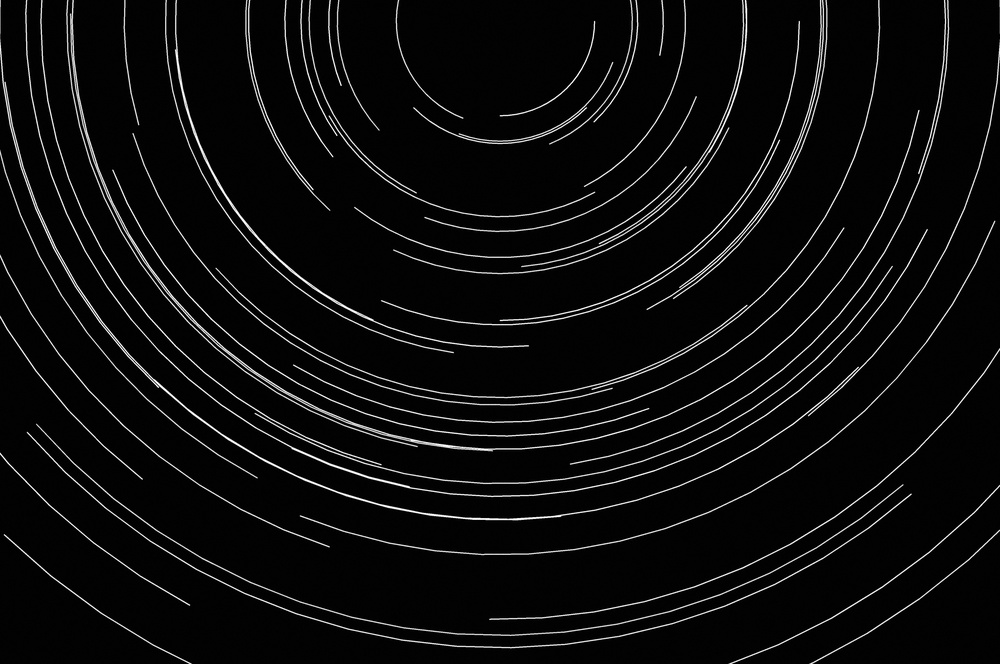
#> input picture Zenith_star_trails.jpg, 1000 x 664 px, shrunk from 4288 x 2848 before the run
$ jupyter execute Zenith_star_trails.ipynb   (older library calls are emulated)
#> lines starting #> are read from the running program, lines starting #| are printed output that depends on the picture; after the words box and inside, x2 and y2 are one past the last pixel; in counts of white or black regions, pixels touching at a corner belong together
## Latitude estimation from star trails (Zenith)

[cell 1]
import cv2
import numpy as np
import matplotlib.pyplot as plt
import math
from scipy.optimize import least_squares


# -----------------------------------------------------------------------
# settings
# -----------------------------------------------------------------------

IMAGE_PATH      = "Zenith_star_trails.jpg"

# Nikon D90 + 10mm lens (matches the generator)
FOCAL_LENGTH_MM = 10
PIXEL_SIZE_UM   = 5.50           # Nikon D90
HEMISPHERE      = 'north'        # 'north' or 'south'

# Actual latitude for comparison
ACTUAL_LATITUDE = 48.0            # degrees

# -----------------------------------------------------------------------
# HOW IT WORKS
#
# Camera points straight up  =>  image centre pixel = zenith
#
# Star trails are always circles centred on the celestial pole,
# NOT the zenith. The pole sits at an angular distance of (90 - latitude)
# from the zenith.
#
# So:
#   1. Fit circles to all star trail arcs  (same as pole shot code)
#   2. Find the common centre of those circles  =>  pole pixel
#   3. Measure pixel distance from pole to image centre (= zenith)
#   4. Convert to degrees using plate scale
#   5. latitude = 90 - that angular distance
#
# No horizon needed. No catalogue needed. Pure geometry.
# -----------------------------------------------------------------------


class ZenithLatitudeFinder:

    def __init__(self, image_path, focal_length_mm, pixel_size_um, hemisphere):
#> called with image_path = 'Zenith_star_trails.jpg', focal_length_mm = 10, pixel_size_um = 5.5, hemisphere = 'north'
        self.img = cv2.imread(image_path)
#> self.img is the input picture: shape (664, 1000, 3); min 0, max 255, mean 12.7
        if self.img is None:
            raise ValueError(f"Could not open: {image_path}")

        self.gray = cv2.cvtColor(self.img, cv2.COLOR_BGR2GRAY)
        self.height, self.width = self.gray.shape
#> self.height = 664; self.width = 1000

        # image centre = zenith (assumes camera was level)
        self.zenith_x = self.width  / 2.0
#> self.zenith_x = 500
        self.zenith_y = self.height / 2.0
#> self.zenith_y = 332

        self.scale_arcsec = 206.265 * pixel_size_um / focal_length_mm
        self.scale_deg    = self.scale_arcsec / 3600.0
        self.hemisphere   = hemisphere.lower()

        # diagonal for reference
        self.diag = math.sqrt(self.width**2 + self.height**2)
#> self.diag = 1200.4

        print(f"Image:        {self.width} x {self.height} px")
#| Image:        1000 x 664 px
        print(f"Plate scale:  {self.scale_arcsec:.2f} arcsec/px")
        print(f"Zenith pixel: ({self.zenith_x:.0f}, {self.zenith_y:.0f})")
#| Zenith pixel: (500, 332)

    # --- image processing ----------------------------------------------

    def _enhance(self):
        clahe = cv2.createCLAHE(clipLimit=3.0, tileGridSize=(8, 8))
        eq = clahe.apply(self.gray)
        dn = cv2.bilateralFilter(eq, 9, 75, 75)
        bl = cv2.GaussianBlur(dn, (0, 0), 3)
        return cv2.addWeighted(dn, 1.5, bl, -0.5, 0)

    def _edges(self, enhanced):
        med = np.median(enhanced)
        canny = cv2.Canny(enhanced,
                          int(max(0,   0.5 * med)),
                          int(min(255, 1.5 * med)))
        sx = cv2.Sobel(enhanced, cv2.CV_64F, 1, 0, ksize=3)
        sy = cv2.Sobel(enhanced, cv2.CV_64F, 0, 1, ksize=3)
        mag = np.sqrt(sx**2 + sy**2)
        mag = np.uint8(255 * mag / (mag.max() + 1e-9))
        _, sobel = cv2.threshold(mag, 40, 255, cv2.THRESH_BINARY)
        combined = cv2.bitwise_or(canny, sobel)
        k = np.ones((3, 3), np.uint8)
        combined = cv2.morphologyEx(combined, cv2.MORPH_CLOSE, k)
        combined = cv2.morphologyEx(combined, cv2.MORPH_OPEN, k)
        return combined

    def _get_arcs(self, edges, min_length=150):
        """Extract arc contours - increased minimum length for better fits"""
        contours, _ = cv2.findContours(edges, cv2.RETR_EXTERNAL,
                                        cv2.CHAIN_APPROX_NONE)
        arcs = []
        for cnt in contours:
            length = cv2.arcLength(cnt, closed=False)
            if length >= min_length:
                arcs.append(cnt.reshape(-1, 2).astype(float))
        return arcs

    # --- circle fitting ------------------------------------------------

    def _fit_circle(self, pts):
        """Fit a circle to points using least squares"""
        x, y = pts[:, 0], pts[:, 1]
        A = np.column_stack([2*x, 2*y, np.ones(len(x))])
        b = x**2 + y**2
        try:
            res, _, rank, _ = np.linalg.lstsq(A, b, rcond=None)
        except np.linalg.LinAlgError:
            return None
        if rank < 3:
            return None
        cx, cy = res[0], res[1]
        r_sq = res[2] + cx**2 + cy**2
        if r_sq < 0:
            return None
        r = math.sqrt(r_sq)

        # Refine with nonlinear least squares
        def residuals(p):
            return np.sqrt((pts[:, 0] - p[0])**2 + (pts[:, 1] - p[1])**2) - p[2]
        try:
            refined = least_squares(residuals, [cx, cy, r], method='lm', max_nfev=500)
            cx, cy, r = refined.x
            r = abs(r)
        except Exception:
            pass

        return cx, cy, r

    def _find_circles(self, arcs):
        """Fit circles to arcs, filtering for large radii appropriate for distant pole"""

        min_expected_radius = 0.1 * self.diag

        circles = []

        for pts in arcs:
            if len(pts) < 20:
                continue

            step = max(1, len(pts) // 200)
            sample = pts[::step]
            if len(sample) < 10:
                continue

            fit = self._fit_circle(sample)
            if fit is None:
                continue
            cx, cy, r = fit

            if r < min_expected_radius:
                continue
            if r > 20 * self.diag:
                continue

            d = np.sqrt((sample[:, 0] - cx)**2 + (sample[:, 1] - cy)**2)
            residual_std = np.std(d - r)

            max_residual = 3 + 0.002 * r
            if residual_std > max_residual:
                continue

            arc_length = len(pts)
            weight = arc_length * math.sqrt(r / self.diag)
            circles.append((cx, cy, r, weight))

        return circles

    # --- pole finding with MAD outlier rejection ----------------------

    # [74 lines left out: functions _find_pole, _compute_latitude, not called in this run]

    # --- main ---------------------------------------------------------

    def run(self):
        print("\nStep 1: Enhancing image...")
        enhanced = self._enhance()
#> in _enhance, `bl = cv2.GaussianBlur(dn, (0, 0), 3)`:
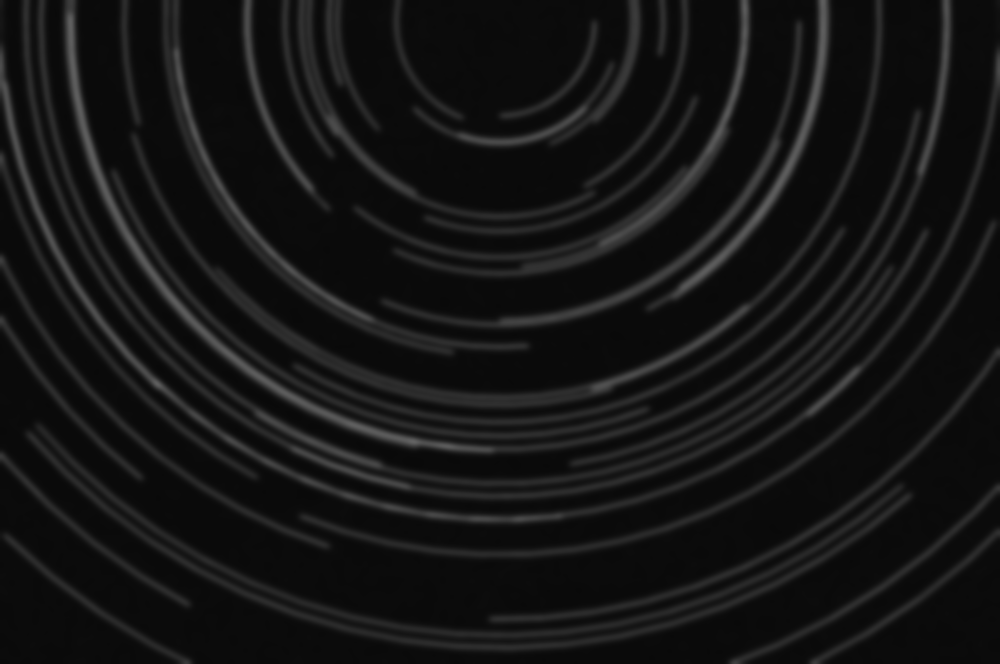
#> bl: shape (664, 1000); min 9, max 99, mean 20.3

        print("Step 2: Finding edges...")
        edges = self._edges(enhanced)
#> in _edges, `med = np.median(enhanced)`: med = 10
#> in _edges, `canny = cv2.Canny(enhanced, int(max(0,   0.5 * med)), int(min(255, 1.5..`:
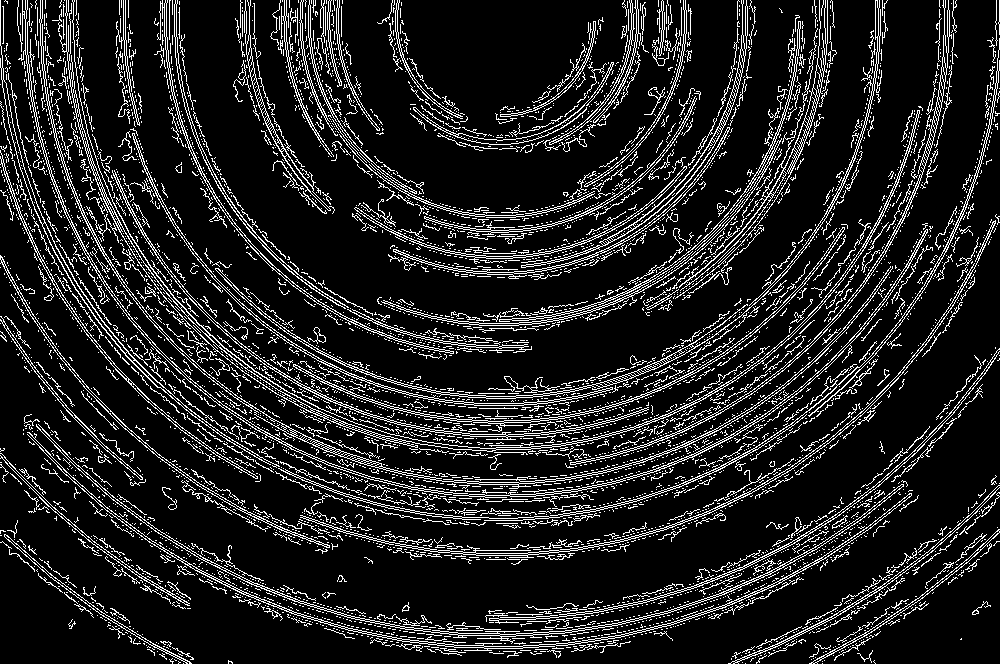
#> canny: shape (664, 1000); 13.4% white in thin lines or dots
#> in _edges, `sx = cv2.Sobel(enhanced, cv2.CV_64F, 1, 0, ksize=3)`:
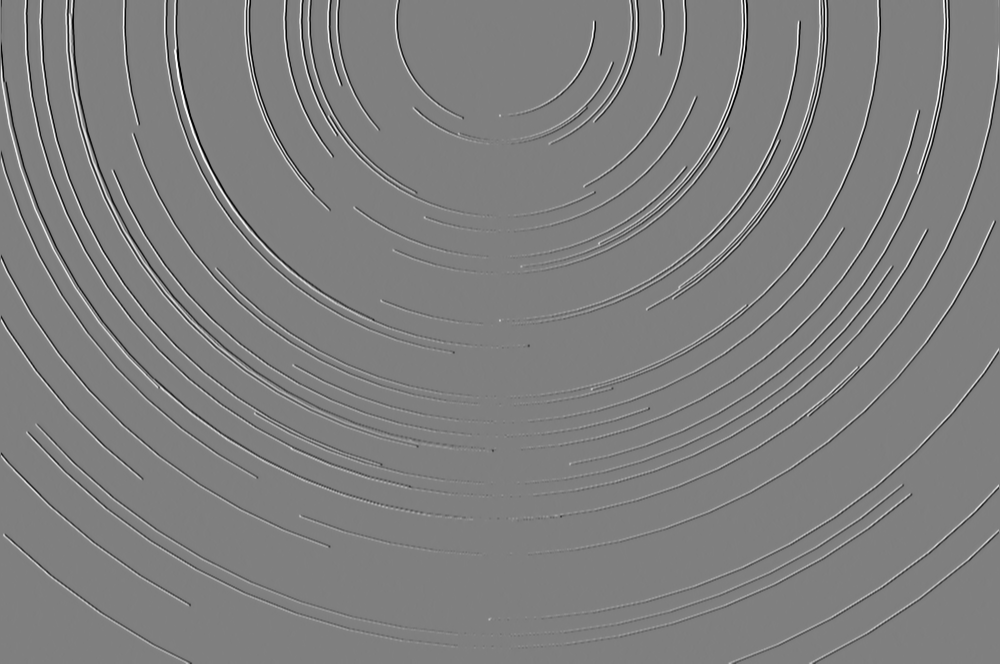
#> sx: shape (664, 1000) float64; min -1020, max 1020, mean 0; drawn with min black and max white
#> in _edges, `sy = cv2.Sobel(enhanced, cv2.CV_64F, 0, 1, ksize=3)`:
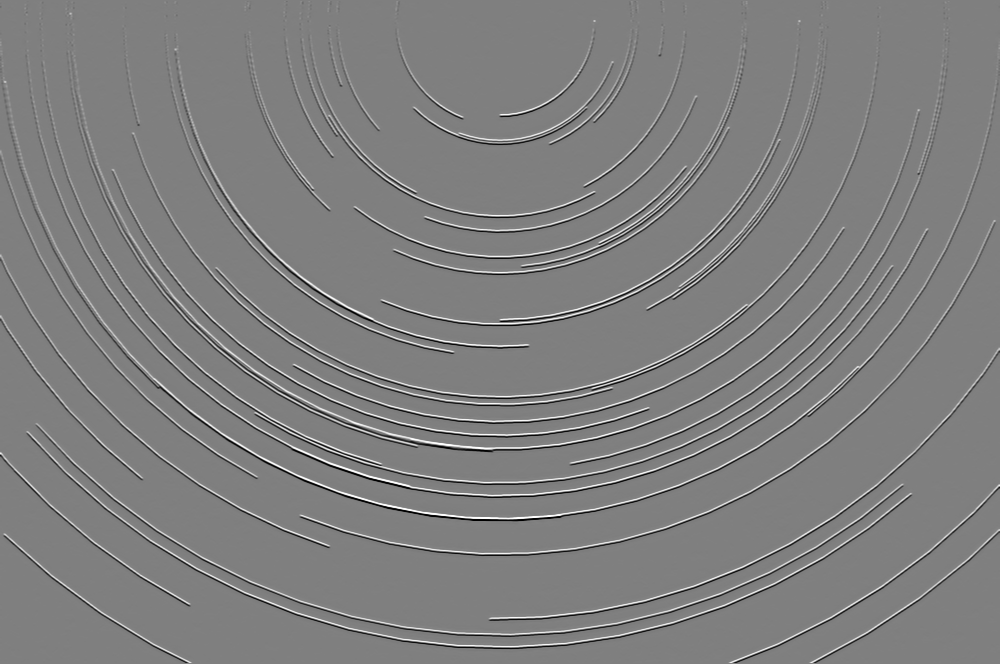
#> sy: shape (664, 1000) float64; min -1020, max 1020, mean -0.1; drawn with min black and max white
#> in _edges, `mag = np.sqrt(sx**2 + sy**2)`:
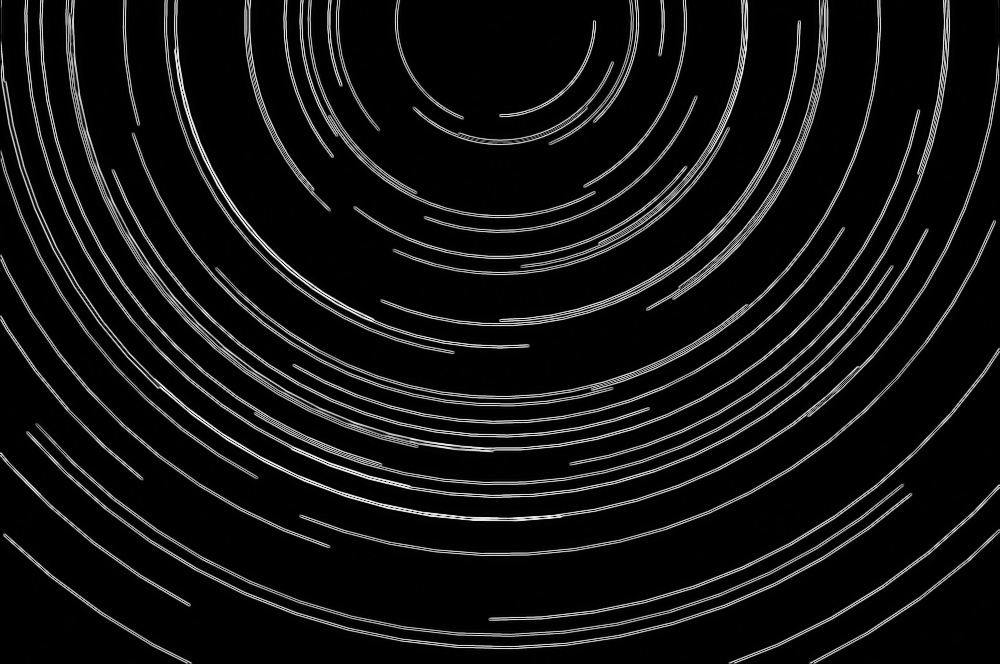
#> mag: shape (664, 1000) float64; min 0, max 1132.3, mean 83; drawn with min black and max white
#> in _edges, `_, sobel = cv2.threshold(mag, 40, 255, cv2.THRESH_BINARY)`:
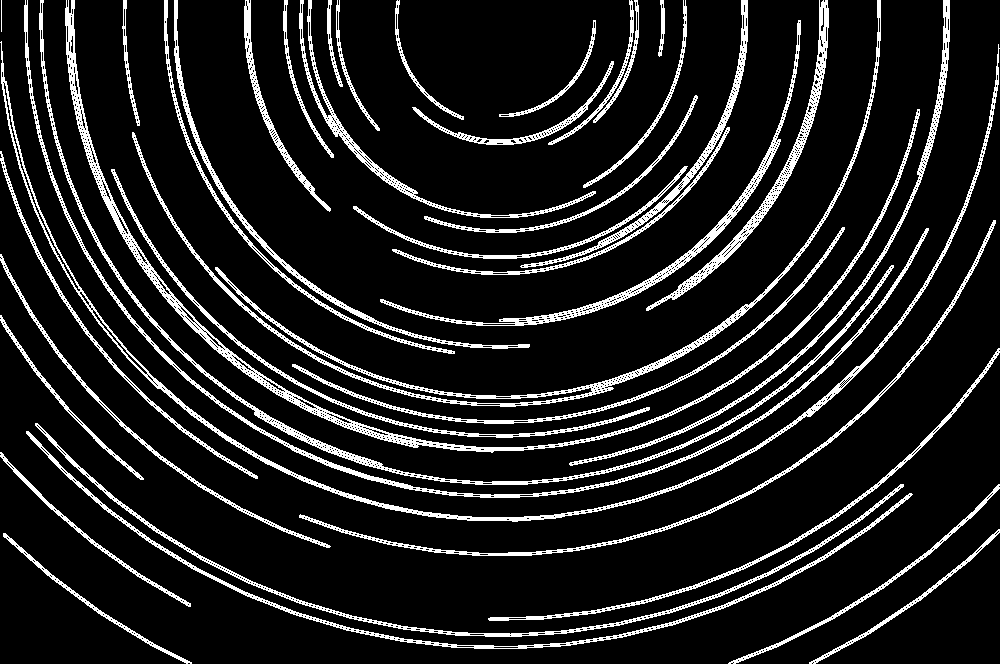
#> sobel: shape (664, 1000); 12.2% white in thin lines or dots
#> in _edges, `combined = cv2.bitwise_or(canny, sobel)`: combined: shape (664, 1000); 19% white in thin lines or dots
#> in _edges, `combined = cv2.morphologyEx(combined, cv2.MORPH_CLOSE, k)`: combined: shape (664, 1000); 28.7% white; 70 white regions (30 under 20 px), largest, box (x1, y1, x2, y2) and area: (0, 0, 1000, 565) 95357, (270, 0, 757, 280) 24776, (23, 347, 1000, 658) 22368
#> in _edges, `combined = cv2.morphologyEx(combined, cv2.MORPH_OPEN, k)`:
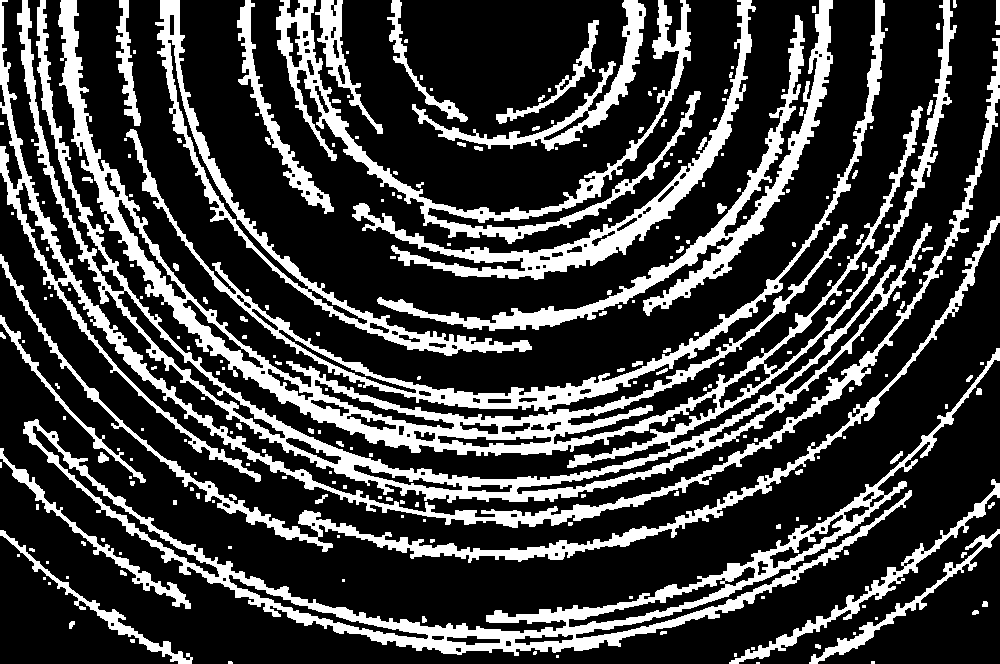
#> combined: shape (664, 1000); 25.5% white; 246 white regions (156 under 20 px)

        print("Step 3: Extracting arcs...")
        arcs = self._get_arcs(edges)
#> in _get_arcs, `contours, _ = cv2.findContours(edges, cv2.RETR_EXTERNAL, cv2.CHAIN_APP..`: contours = 243 contours, 191 with area under 20; largest, box (x1, y1, x2, y2) and area: (17, 0, 957, 503) 52696, (23, 348, 1000, 656) 24212, (0, 0, 1000, 528) 14155, (377, 0, 833, 331) 10866, (126, 0, 885, 411) 10300
#> the loop in _get_arcs, `for cnt in contours:` made 243 passes
#> length on passes 1 to 3: 7, 9, 10.41
#> after the loop in _get_arcs, `for cnt in contours:`: arcs = 20 point arrays, longest 9983 points
#> arcs = 20 point arrays, longest 9983 points
        print(f"  {len(arcs)} arcs found")
#|   20 arcs found

        if len(arcs) < 3:
            print("Too few arcs. Try a longer exposure or darker sky.")
            return

        print("Step 4: Fitting circles to arcs...")
        circles = self._find_circles(arcs)
#> the loop in _find_circles, `for pts in arcs:` made 20 passes
#> (step, res in _fit_circle, r_sq in _fit_circle, fit, residual_std) on passes 1, 2, 3, 4, 5, 7, 9: (3, [230.7, 406.8, -156738.5], 62009.6, (411.8, 140, 566.3), 4.29), (3, [800.8, 449.3, -804087.3], 39091.7, (584.7, 143.2, 564.7), 4.87), (5, [663.9, 268.1, -360852.5], 151846.4, (494.4, 13.04, 691.3), 5.14), (3, [248.8, 339.6, -108944], 68288.1, (482.8, 46.83, 629.9), 4.44), (19, [492.8, 58.1, 93994], 340231.6, (491.3, 38.3, 600.5), 13.18), (16, [485.7, 3.87, 70511.4], 306451, (485.6, 1.61, 555.4), 6.34), (13, [497.4, 18.73, -102188.7], 145605.9, (497.3, 17.78, 382.2), 5.71)
#> (step, res in _fit_circle, r_sq in _fit_circle, fit) on passes 8, 13: (2, [508.4, 30.97, -252593.8], 6802.4, (494, 16.06, 100.6)), (1, [479.4, 30.11, -223580.7], 7176.7, (496.2, 20.21, 101.8))
#> after the loop in _find_circles, `for pts in arcs:`: circles = [(485.1, 35.09, 560, 305.3)]
#> circles = [(485.1, 35.09, 560, 305.3)]
        print(f"  {len(circles)} good circle fits")
#|   1 good circle fits

        if len(circles) < 3:
            print("Too few valid fits. Image may be too noisy or trails too short.")
            return

        print("Step 5: Finding pole pixel...")
        pole = self._find_pole(circles)
        if pole is None:
            print("Could not locate pole.")
            return

        pole_x, pole_y, pole_err = pole
        print(f"  Pole at ({pole_x:.1f}, {pole_y:.1f}) px  +/-{pole_err:.1f} px")

        print("Step 6: Computing latitude...")
        latitude, lat_err, pole_dist_deg, pole_dist_px = \
            self._compute_latitude(pole_x, pole_y, pole_err)

        print("\n========== RESULTS ==========")
        print(f"Zenith pixel      : ({self.zenith_x:.0f}, {self.zenith_y:.0f})")
        print(f"Pole pixel        : ({pole_x:.1f}, {pole_y:.1f})")
        print(f"Zenith-to-pole    : {pole_dist_px:.1f} px  =  {pole_dist_deg:.3f} deg")
        print(f"Calculated Latitude : {latitude:.3f} deg")
        print(f"Actual Latitude     : {ACTUAL_LATITUDE:.3f} deg")
        print(f"Difference          : {abs(latitude - ACTUAL_LATITUDE):.3f} deg")
        print(f"Uncertainty       : +/- {lat_err:.3f} deg  (~+/- {lat_err*111:.0f} km)")
        z = abs(latitude)
        zone = "Arctic/Antarctic" if z > 66.5 else ("Temperate" if z > 23.5 else "Tropical")
        print(f"Zone              : {zone}")
        print(f"Arcs used         : {len(circles)}")
        print("==============================")

        self._plot(edges, circles, pole_x, pole_y, latitude, lat_err, pole_dist_px)

        return latitude, lat_err

    # --- final plot ---------------------------------------------------

    # [46 lines left out: function _plot, not called in this run]


# -----------------------------------------------------------------------

if __name__ == "__main__":
    print(f"Actual latitude set to: {ACTUAL_LATITUDE}° (for comparison)")
    finder = ZenithLatitudeFinder(
        image_path      = IMAGE_PATH,
        focal_length_mm = FOCAL_LENGTH_MM,
        pixel_size_um   = PIXEL_SIZE_UM,
        hemisphere      = HEMISPHERE,
    )
    finder.run()
